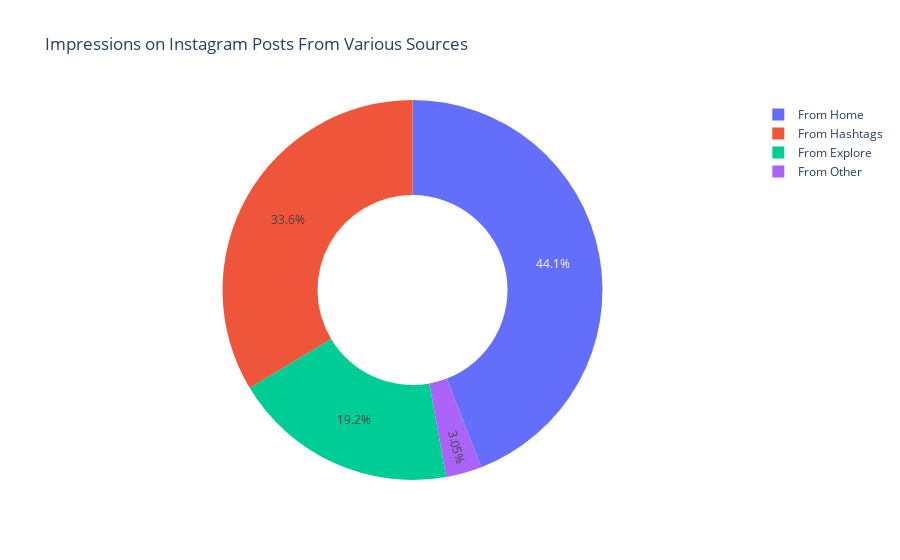
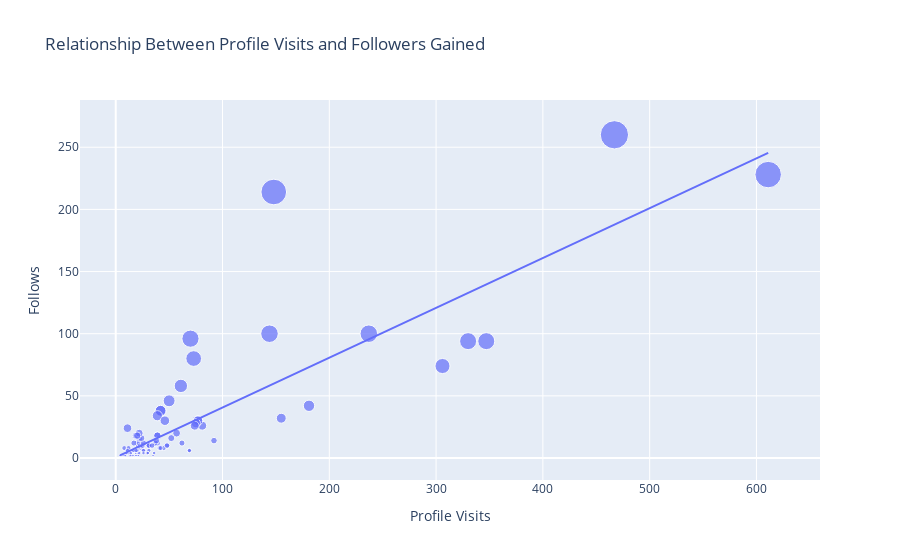

The code cell stored with these charts, in order, in its notebook:
### Code cell
import pandas as pd
import numpy as np
import matplotlib.pyplot as plt
import seaborn as sns
import plotly.express as px
from wordcloud import WordCloud, STOPWORDS, ImageColorGenerator
from sklearn.model_selection import train_test_split
from sklearn.linear_model import PassiveAggressiveRegressor
from sklearn.impute import SimpleImputer

# Read data with proper encoding handling
data = pd.read_csv("D:/Private Projects/Instagram data.csv", encoding='latin1')

# Check for missing values
print("Missing values summary:")
print(data.isnull().sum())

# Handle missing values by imputing with mean strategy for numerical columns
imputer = SimpleImputer(strategy='mean')
data_numeric = data.select_dtypes(include=[np.number])
data[data_numeric.columns] = imputer.fit_transform(data_numeric)

# Data exploration
print("Data information:")
print(data.info())

# Distribution of impressions from different sources
plt.figure(figsize=(12, 6))  # Adjust figure size for better readability
plt.style.use('fivethirtyeight')

# Create a subplot for each source
sns.histplot(data=data, x="From Home", label="Home", bins=30, kde=True)
sns.histplot(data=data, x="From Hashtags", label="Hashtags", bins=30, kde=True)
sns.histplot(data=data, x="From Explore", label="Explore", bins=30, kde=True)
sns.histplot(data=data, x="From Other", label="Other", bins=30, kde=True)

plt.title("Distribution of Impressions From Different Sources")
plt.legend(title="Source")  # Add legend
plt.xlabel("Source")
plt.ylabel("Frequency")
plt.tight_layout()  # Adjust spacing for better readability
plt.show()

# Pie chart for impressions by source
impressions_by_source = data[["From Home", "From Hashtags", "From Explore", "From Other"]].sum()
labels = impressions_by_source.index.to_list()
values = impressions_by_source.to_list()

fig = px.pie(values=values, names=labels,
             title='Impressions on Instagram Posts From Various Sources', hole=0.5)
fig.show()

# Word cloud for hashtags
text = " ".join(i for i in data.Hashtags.dropna())
stopwords = set(STOPWORDS)
wordcloud = WordCloud(stopwords=stopwords, background_color="white").generate(text)
plt.figure(figsize=(12, 8))
plt.imshow(wordcloud, interpolation='bilinear')
plt.axis("off")
plt.title("Word Cloud of Hashtags")
plt.show()

# Scatter plots with trendlines (consider using subplots for better organization)
plt.figure(figsize=(16, 8))

plt.subplot(1, 3, 1)  # Create a subplot for each scatter plot
sns.scatterplot(x="Impressions", y="Likes", size="Likes", data=data, alpha=0.6)
sns.regplot(x="Impressions", y="Likes", data=data, scatter=False, color='red')
plt.title("Relationship Between Likes and Impressions")

plt.subplot(1, 3, 2)
sns.scatterplot(x="Impressions", y="Comments", size="Comments", data=data, alpha=0.6)
sns.regplot(x="Impressions", y="Comments", data=data, scatter=False, color='red')
plt.title("Relationship Between Comments and Impressions")

plt.subplot(1, 3, 3)
sns.scatterplot(x="Impressions", y="Shares", size="Shares", data=data, alpha=0.6)
sns.regplot(x="Impressions", y="Shares", data=data, scatter=False, color='red')
plt.title("Relationship Between Shares and Impressions")

plt.tight_layout()
plt.show()

# Correlation heatmap
correlation = data.select_dtypes(include=[np.number]).corr()  # Select numerical columns only
plt.figure(figsize=(12, 8))
sns.heatmap(correlation, annot=True, cmap='coolwarm', fmt='.2f')
plt.title("Correlation Matrix")
plt.show()

# Conversion rate
conversion_rate = (data["Follows"].sum() / data["Profile Visits"].sum()) * 100
print(f"Conversion Rate (Follows / Profile Visits): {conversion_rate:.2f}%")

# Scatter plot with trendline for profile visits vs. followers gained
figure = px.scatter(data_frame=data, x="Profile Visits", y="Follows", size="Follows", trendline="ols",
                    title="Relationship Between Profile Visits and Followers Gained")
figure.show()

# Feature Engineering: Engagement Rate
data['Engagement Rate'] = (data['Likes'] + data['Comments'] + data['Shares']) / data['Impressions']

# Modeling: Predicting Impressions
features = data[['Profile Visits', 'Follows', 'From Home', 'From Hashtags', 'From Explore', 'From Other']]
target = data['Impressions']

X_train, X_test, y_train, y_test = train_test_split(features, target, test_size=0.2, random_state=42)

model = PassiveAggressiveRegressor(max_iter=1000, random_state=42)
model.fit(X_train, y_train)
print(f"Model training completed. Coefficients: {model.coef_}")

# Evaluate model
y_pred = model.predict(X_test)
print(f"Model predictions: {y_pred[:10]}")

# Scatter plot for actual vs predicted impressions
plt.figure(figsize=(10, 6))
plt.scatter(y_test, y_pred, alpha=0.6)
plt.plot([y_test.min(), y_test.max()], [y_test.min(), y_test.max()], 'k--', lw=2)
plt.xlabel('Actual Impressions')
plt.ylabel('Predicted Impressions')
plt.title('Actual vs Predicted Impressions')
plt.tight_layout()
plt.show()

### Figure 1 — Plotly figure (JSON) as saved in the notebook; plotly's stock layout.template omitted (floating-point values rounded to 4 significant figures)
{"data": [{"domain": {"x": [0, 1], "y": [0, 1]}, "hole": 0.5, "hovertemplate": "label=%{label}<br>value=%{value}<extra></extra>", "labels": ["From Home", "From Hashtags", "From Explore", "From Other"], "legendgroup": "", "name": "", "showlegend": true, "type": "pie", "values": [294619, 224614, 128294, 20360]}], "layout": {"autosize": true, "legend": {"tracegroupgap": 0}, "title": {"text": "Impressions on Instagram Posts From Various Sources"}}}

### Figure 2 — Plotly figure (JSON) as saved in the notebook; plotly's stock layout.template omitted (floating-point values rounded to 4 significant figures)
{"data": [{"hovertemplate": "Profile Visits=%{x}<br>Follows=%{marker.size}<extra></extra>", "legendgroup": "", "marker": {"color": "#636efa", "size": [2, 10, 12, 8, 0, 2, 0, 6, 4, 6, 4, 0, 2, 4, 42, 6, 2, 2, 30, 0, 0, 24, 100, 2, 4, 6, 6, 6, 2, 2, 20, 2, 4, 8, 26, 2, 2, 4, 0, 2, 94, 8, 18, 10, 4, 4, 4, 4, 18, 38, 10, 12, 4, 4, 74, 0, 6, 6, 0, 6, 12, 10, 8, 8, 46, 12, 10, 94, 6, 10, 6, 4, 12, 16, 12, 8, 32, 8, 16, 6, 10, 10, 6, 2, 2, 30, 0, 4, 4, 18, 38, 10, 2, 4, 6, 6, 6, 2, 2, 14, 8, 14, 28, 18, 12, 34, 26, 260, 16, 96, 20, 30, 58, 100, 80, 18, 10, 214, 228], "sizemode": "area", "sizeref": 0.65, "symbol": "circle"}, "mode": "markers", "name": "", "orientation": "v", "showlegend": false, "type": "scatter", "x": [35, 48, 62, 23, 8, 9, 26, 12, 36, 31, 29, 15, 8, 20, 181, 17, 16, 21, 77, 10, 9, 11, 144, 14, 10, 19, 69, 11, 19, 9, 57, 13, 11, 24, 81, 4, 7, 14, 18, 8, 330, 21, 19, 32, 19, 21, 14, 30, 39, 42, 31, 20, 12, 22, 306, 13, 26, 16, 15, 15, 39, 21, 8, 45, 50, 37, 25, 347, 26, 48, 16, 26, 17, 52, 22, 41, 155, 12, 22, 20, 23, 25, 17, 16, 21, 77, 10, 14, 30, 39, 42, 31, 14, 10, 19, 69, 11, 19, 9, 38, 42, 92, 75, 21, 26, 39, 74, 467, 24, 70, 22, 46, 61, 237, 73, 20, 34, 148, 611], "xaxis": "x", "y": [2, 10, 12, 8, 0, 2, 0, 6, 4, 6, 4, 0, 2, 4, 42, 6, 2, 2, 30, 0, 0, 24, 100, 2, 4, 6, 6, 6, 2, 2, 20, 2, 4, 8, 26, 2, 2, 4, 0, 2, 94, 8, 18, 10, 4, 4, 4, 4, 18, 38, 10, 12, 4, 4, 74, 0, 6, 6, 0, 6, 12, 10, 8, 8, 46, 12, 10, 94, 6, 10, 6, 4, 12, 16, 12, 8, 32, 8, 16, 6, 10, 10, 6, 2, 2, 30, 0, 4, 4, 18, 38, 10, 2, 4, 6, 6, 6, 2, 2, 14, 8, 14, 28, 18, 12, 34, 26, 260, 16, 96, 20, 30, 58, 100, 80, 18, 10, 214, 228], "yaxis": "y"}, {"hovertemplate": "<b>OLS trendline</b><br>Follows = 0.400884 * Profile Visits + 0.46283<br>R<sup>2</sup>=0.727868<br><br>Profile Visits=%{x}<br>Follows=%{y} <b>(trend)</b><extra></extra>", "legendgroup": "", "marker": {"color": "#636efa", "symbol": "circle"}, "mode": "lines", "name": "", "showlegend": false, "type": "scatter", "x": [4, 7, 8, 8, 8, 8, 9, 9, 9, 9, 10, 10, 10, 10, 11, 11, 11, 11, 12, 12, 12, 13, 13, 14, 14, 14, 14, 14, 15, 15, 15, 16, 16, 16, 16, 17, 17, 17, 18, 19, 19, 19, 19, 19, 19, 20, 20, 20, 20, 21, 21, 21, 21, 21, 21, 22, 22, 22, 22, 23, 23, 24, 24, 25, 25, 26, 26, 26, 26, 26, 29, 30, 30, 31, 31, 31, 32, 34, 35, 36, 37, 38, 39, 39, 39, 39, 41, 42, 42, 42, 45, 46, 48, 48, 50, 52, 57, 61, 62, 69, 69, 70, 73, 74, 75, 77, 77, 81, 92, 144, 148, 155, 181, 237, 306, 330, 347, 467, 611], "xaxis": "x", "y": [2.066, 3.269, 3.67, 3.67, 3.67, 3.67, 4.071, 4.071, 4.071, 4.071, 4.472, 4.472, 4.472, 4.472, 4.873, 4.873, 4.873, 4.873, 5.273, 5.273, 5.273, 5.674, 5.674, 6.075, 6.075, 6.075, 6.075, 6.075, 6.476, 6.476, 6.476, 6.877, 6.877, 6.877, 6.877, 7.278, 7.278, 7.278, 7.679, 8.08, 8.08, 8.08, 8.08, 8.08, 8.08, 8.481, 8.481, 8.481, 8.481, 8.881, 8.881, 8.881, 8.881, 8.881, 8.881, 9.282, 9.282, 9.282, 9.282, 9.683, 9.683, 10.08, 10.08, 10.48, 10.48, 10.89, 10.89, 10.89, 10.89, 10.89, 12.09, 12.49, 12.49, 12.89, 12.89, 12.89, 13.29, 14.09, 14.49, 14.89, 15.3, 15.7, 16.1, 16.1, 16.1, 16.1, 16.9, 17.3, 17.3, 17.3, 18.5, 18.9, 19.71, 19.71, 20.51, 21.31, 23.31, 24.92, 25.32, 28.12, 28.12, 28.52, 29.73, 30.13, 30.53, 31.33, 31.33, 32.93, 37.34, 58.19, 59.79, 62.6, 73.02, 95.47, 123.1, 132.8, 139.6, 187.7, 245.4], "yaxis": "y"}], "layout": {"autosize": true, "legend": {"itemsizing": "constant", "tracegroupgap": 0}, "title": {"text": "Relationship Between Profile Visits and Followers Gained"}, "xaxis": {"anchor": "y", "autorange": true, "domain": [0, 1], "range": [-32.7, 656.5], "title": {"text": "Profile Visits"}, "type": "linear"}, "yaxis": {"anchor": "x", "autorange": true, "domain": [0, 1], "range": [-21.79, 305.1], "title": {"text": "Follows"}, "type": "linear"}}}
